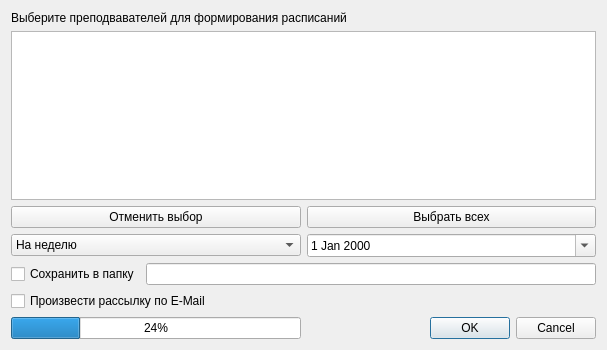
<?xml version="1.0" encoding="UTF-8"?>
<ui version="4.0">
 <class>exportLecturerTimetableDialog</class>
 <widget class="QDialog" name="exportLecturerTimetableDialog">
  <property name="geometry">
   <rect>
    <x>0</x>
    <y>0</y>
    <width>607</width>
    <height>350</height>
   </rect>
  </property>
  <property name="windowTitle">
   <string>Экспорт расписания для преподавателей</string>
  </property>
  <layout class="QGridLayout" name="gridLayout_2">
   <item row="0" column="0">
    <layout class="QGridLayout" name="gridLayout">
     <item row="0" column="0">
      <layout class="QGridLayout" name="gridLayout_3">
       <item row="6" column="0">
        <layout class="QHBoxLayout" name="horizontalLayout">
         <item>
          <widget class="QCheckBox" name="saveCheckBox">
           <property name="text">
            <string>Сохранить в папку</string>
           </property>
          </widget>
         </item>
         <item>
          <widget class="QLineEdit" name="folderPathLineEdit"/>
         </item>
        </layout>
       </item>
       <item row="8" column="0">
        <widget class="QCheckBox" name="mailCheckBox">
         <property name="text">
          <string>Произвести рассылку по E-Mail</string>
         </property>
        </widget>
       </item>
       <item row="5" column="0">
        <layout class="QHBoxLayout" name="horizontalLayout_2">
         <item>
          <widget class="QComboBox" name="modeComboBox">
           <item>
            <property name="text">
             <string>На неделю</string>
            </property>
           </item>
           <item>
            <property name="text">
             <string>На день</string>
            </property>
           </item>
          </widget>
         </item>
         <item>
          <widget class="QDateEdit" name="dayDateEdit">
           <property name="calendarPopup">
            <bool>true</bool>
           </property>
          </widget>
         </item>
        </layout>
       </item>
       <item row="0" column="0">
        <widget class="QLabel" name="label">
         <property name="text">
          <string>Выберите преподвавателей для формирования расписаний</string>
         </property>
        </widget>
       </item>
       <item row="1" column="0">
        <widget class="QListWidget" name="lecturersListWidget"/>
       </item>
       <item row="2" column="0">
        <layout class="QHBoxLayout" name="horizontalLayout_3">
         <item>
          <widget class="QPushButton" name="deselectAllPushButton">
           <property name="text">
            <string>Отменить выбор</string>
           </property>
          </widget>
         </item>
         <item>
          <widget class="QPushButton" name="selectAllPushButton">
           <property name="text">
            <string>Выбрать всех</string>
           </property>
          </widget>
         </item>
        </layout>
       </item>
       <item row="10" column="0">
        <layout class="QHBoxLayout" name="horizontalLayout_4">
         <item>
          <widget class="QProgressBar" name="progressBar">
           <property name="value">
            <number>24</number>
           </property>
          </widget>
         </item>
         <item>
          <widget class="QDialogButtonBox" name="exportButtonBox">
           <property name="enabled">
            <bool>true</bool>
           </property>
           <property name="standardButtons">
            <set>QDialogButtonBox::Cancel|QDialogButtonBox::Ok</set>
           </property>
          </widget>
         </item>
        </layout>
       </item>
      </layout>
     </item>
    </layout>
   </item>
  </layout>
 </widget>
 <resources/>
 <connections/>
</ui>
